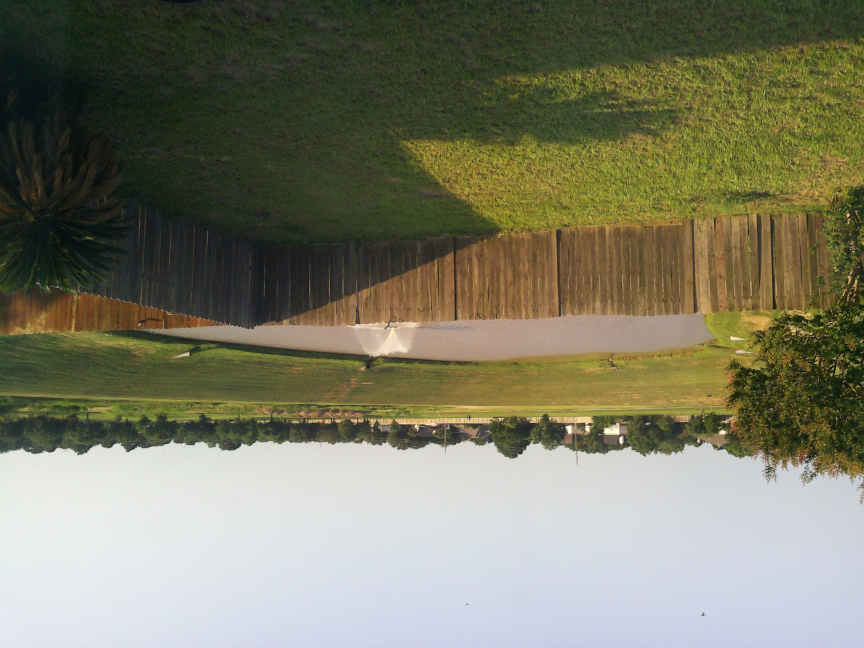
#> input picture photos/image_1716680593.jpg, 2592 x 1944 px (shown at 1/3 size); its folder holds only this picture in this run
$ python image_processor.py
#> lines starting #> are read from the running program, lines starting #| are printed output that depends on the picture
import os
from PIL import Image, ImageOps

def process_images(input_folder, output_folder):
#> called with input_folder = 'photos', output_folder = 'photos_processed'
    if not os.path.exists(output_folder):
        os.makedirs(output_folder)

    for root, dirs, files in os.walk(input_folder):
        for file in sorted(files):  # Ensure files are processed in order
            if file.endswith('.jpg'):
                file_path = os.path.join(root, file)
                try:
                    with Image.open(file_path) as img:
                        # Rotate the image 180 degrees
#> img is the input picture: PIL image 2592x1944 RGB; mean R, G, B 124.5, 123.8, 102.8
                        rotated_img = img.rotate(180)
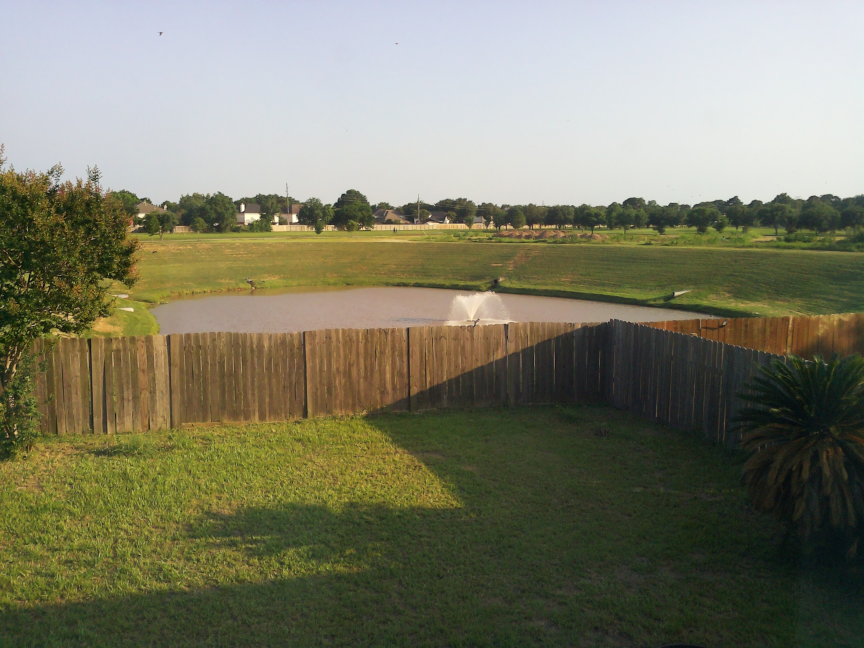
#> rotated_img: PIL image 2592x1944 RGB (shown at 1/3 size); mean R, G, B 124.5, 123.8, 102.8

                        # Convert to grayscale
                        grayscale_img = ImageOps.grayscale(rotated_img)
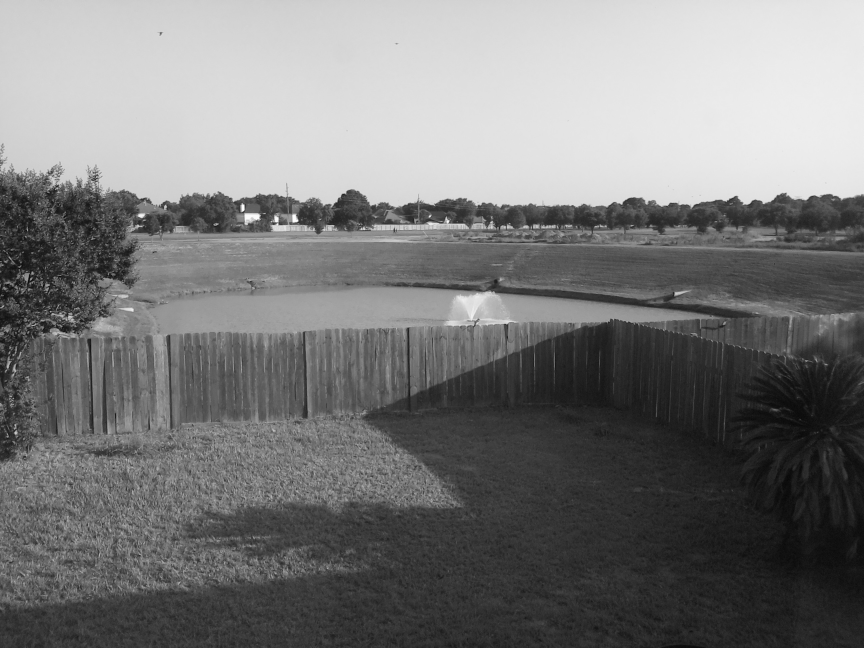
#> grayscale_img: PIL image 2592x1944 L (shown at 1/3 size); min 0, max 252, mean 121.6

                        # Resize image while maintaining aspect ratio, ensuring the smaller dimension fits 256 pixels
                        width, height = grayscale_img.size
#> width = 2592; height = 1944
                        if width > height:
                            new_height = 256
                            new_width = int((256 / height) * width)
#> new_width = 341
                        else:
                            new_width = 256
                            new_height = int((256 / width) * height)

                        resized_img = grayscale_img.resize((new_width, new_height), Image.LANCZOS)
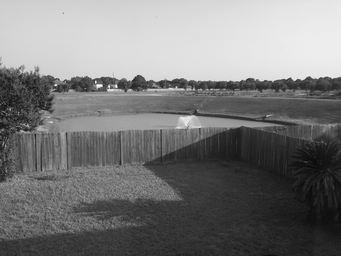
#> resized_img: PIL image 341x256 L; min 10, max 255, mean 121.6

                        # Crop the image to 256x256, ensuring to take the left side of the original (right side of the rotated image)
                        if new_width > 256:
                            left = 0
                            right = 256
                            top = (new_height - 256) / 2
                            bottom = (new_height + 256) / 2
                        else:
                            left = (new_width - 256) / 2
                            right = (new_width + 256) / 2
                            top = 0
                            bottom = 256

                        cropped_img = resized_img.crop((left, top, right, bottom))
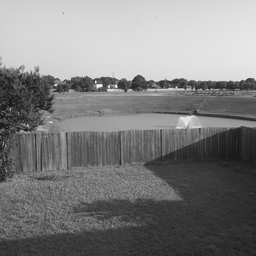
#> cropped_img: PIL image 256x256 L; min 14, max 255, mean 127.2

                        # Save the processed image as PNG
                        output_file_path = os.path.join(output_folder, os.path.splitext(file)[0] + '.png')
                        cropped_img.save(output_file_path, 'PNG')
                        print(f"Processed and saved: {output_file_path}")

                except Exception as e:
                    print(f"Skipping file {file_path} due to an error: {e}")

if __name__ == "__main__":
    input_folder = "photos"  # Path to the folder containing original photos
    output_folder = "photos_processed"  # Path to the folder to save processed photos
    process_images(input_folder, output_folder)

$ run again, on photos/image_1716681647.jpg
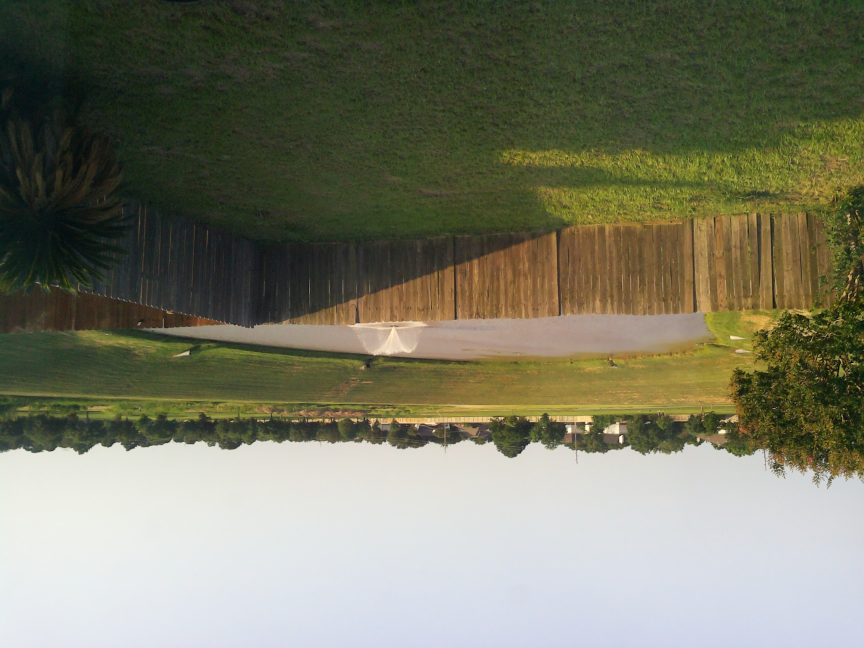
#> input picture photos/image_1716681647.jpg, 2592 x 1944 px (shown at 1/3 size)
#> in process_images, img is the input picture: PIL image 2592x1944 RGB; mean R, G, B 121.6, 122, 102.3
#> in process_images, `resized_img = grayscale_img.resize((new_width, new_height), Image.LANC..`:
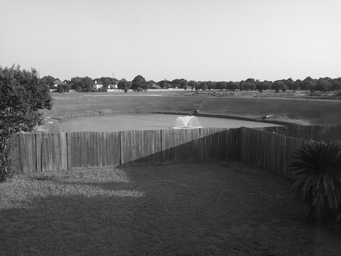
#> resized_img: PIL image 341x256 L; min 10, max 255, mean 119.7
#> in process_images, `cropped_img = resized_img.crop((left, top, right, bottom))`:
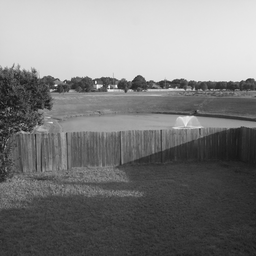
#> cropped_img: PIL image 256x256 L; min 15, max 255, mean 124.8
